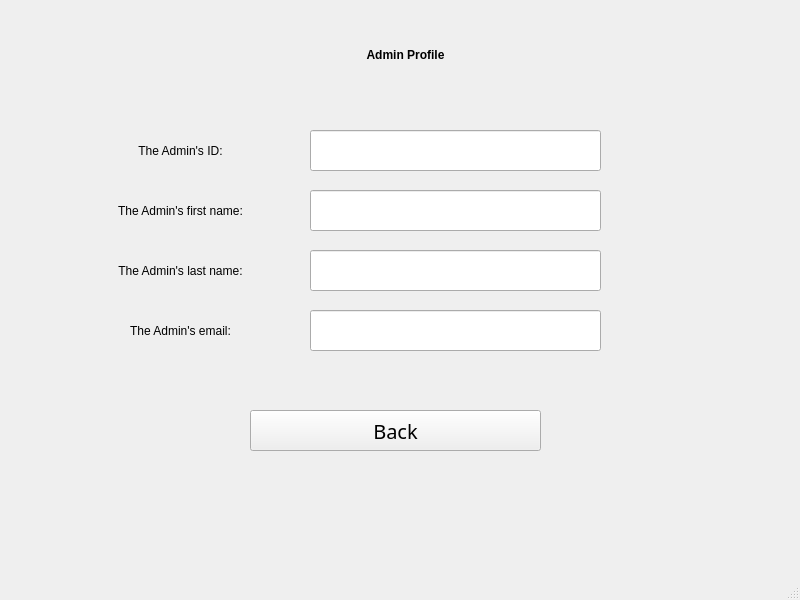
<?xml version="1.0" encoding="UTF-8"?>
<ui version="4.0">
 <class>MainWindow</class>
 <widget class="QMainWindow" name="MainWindow">
  <property name="geometry">
   <rect>
    <x>0</x>
    <y>0</y>
    <width>800</width>
    <height>600</height>
   </rect>
  </property>
  <property name="windowTitle">
   <string>MainWindow</string>
  </property>
  <widget class="QWidget" name="centralwidget">
   <widget class="QLabel" name="label">
    <property name="geometry">
     <rect>
      <x>230</x>
      <y>-10</y>
      <width>351</width>
      <height>131</height>
     </rect>
    </property>
    <property name="styleSheet">
     <string notr="true">font:36pt &quot;Rockwell&quot;</string>
    </property>
    <property name="text">
     <string>&lt;html&gt;&lt;head/&gt;&lt;body&gt;&lt;p&gt;&lt;span style=&quot; font-weight:600;&quot;&gt;Admin Profile&lt;/span&gt;&lt;/p&gt;&lt;/body&gt;&lt;/html&gt;</string>
    </property>
    <property name="alignment">
     <set>Qt::AlignCenter</set>
    </property>
   </widget>
   <widget class="QLabel" name="label_2">
    <property name="geometry">
     <rect>
      <x>70</x>
      <y>130</y>
      <width>221</width>
      <height>41</height>
     </rect>
    </property>
    <property name="styleSheet">
     <string notr="true">font:12pt &quot;Rockwell&quot;</string>
    </property>
    <property name="text">
     <string>The Admin's ID:</string>
    </property>
    <property name="alignment">
     <set>Qt::AlignCenter</set>
    </property>
   </widget>
   <widget class="QLabel" name="label_3">
    <property name="geometry">
     <rect>
      <x>70</x>
      <y>190</y>
      <width>221</width>
      <height>41</height>
     </rect>
    </property>
    <property name="styleSheet">
     <string notr="true">font:12pt &quot;Rockwell&quot;</string>
    </property>
    <property name="text">
     <string>The Admin's first name:</string>
    </property>
    <property name="alignment">
     <set>Qt::AlignCenter</set>
    </property>
   </widget>
   <widget class="QLabel" name="label_4">
    <property name="geometry">
     <rect>
      <x>70</x>
      <y>310</y>
      <width>221</width>
      <height>41</height>
     </rect>
    </property>
    <property name="styleSheet">
     <string notr="true">font:12pt &quot;Rockwell&quot;</string>
    </property>
    <property name="text">
     <string>The Admin's email:</string>
    </property>
    <property name="alignment">
     <set>Qt::AlignCenter</set>
    </property>
   </widget>
   <widget class="QLabel" name="label_5">
    <property name="geometry">
     <rect>
      <x>70</x>
      <y>250</y>
      <width>221</width>
      <height>41</height>
     </rect>
    </property>
    <property name="styleSheet">
     <string notr="true">font:12pt &quot;Rockwell&quot;</string>
    </property>
    <property name="text">
     <string>The Admin's last name:</string>
    </property>
    <property name="alignment">
     <set>Qt::AlignCenter</set>
    </property>
   </widget>
   <widget class="QLineEdit" name="lineEdit_IDNumber">
    <property name="geometry">
     <rect>
      <x>310</x>
      <y>130</y>
      <width>291</width>
      <height>41</height>
     </rect>
    </property>
    <property name="styleSheet">
     <string notr="true">font: 15pt &quot;Rockwell&quot;</string>
    </property>
    <property name="alignment">
     <set>Qt::AlignCenter</set>
    </property>
   </widget>
   <widget class="QLineEdit" name="lineEdit_FirstName">
    <property name="geometry">
     <rect>
      <x>310</x>
      <y>190</y>
      <width>291</width>
      <height>41</height>
     </rect>
    </property>
    <property name="styleSheet">
     <string notr="true">font: 15pt &quot;Rockwell&quot;</string>
    </property>
    <property name="alignment">
     <set>Qt::AlignCenter</set>
    </property>
   </widget>
   <widget class="QLineEdit" name="lineEdit_Email">
    <property name="geometry">
     <rect>
      <x>310</x>
      <y>310</y>
      <width>291</width>
      <height>41</height>
     </rect>
    </property>
    <property name="styleSheet">
     <string notr="true">font: 15pt &quot;Rockwell&quot;</string>
    </property>
    <property name="alignment">
     <set>Qt::AlignCenter</set>
    </property>
   </widget>
   <widget class="QLineEdit" name="lineEdit_LastName">
    <property name="geometry">
     <rect>
      <x>310</x>
      <y>250</y>
      <width>291</width>
      <height>41</height>
     </rect>
    </property>
    <property name="styleSheet">
     <string notr="true">font: 15pt &quot;Rockwell&quot;</string>
    </property>
    <property name="alignment">
     <set>Qt::AlignCenter</set>
    </property>
   </widget>
   <widget class="QPushButton" name="pushButton_Back">
    <property name="geometry">
     <rect>
      <x>250</x>
      <y>410</y>
      <width>291</width>
      <height>41</height>
     </rect>
    </property>
    <property name="font">
     <font>
      <family>Rockwell</family>
      <pointsize>15</pointsize>
      <weight>50</weight>
      <italic>false</italic>
      <bold>false</bold>
     </font>
    </property>
    <property name="styleSheet">
     <string notr="true">font: 15pt &quot;Rockwell&quot;</string>
    </property>
    <property name="text">
     <string>Back</string>
    </property>
   </widget>
  </widget>
  <widget class="QMenuBar" name="menubar">
   <property name="geometry">
    <rect>
     <x>0</x>
     <y>0</y>
     <width>800</width>
     <height>21</height>
    </rect>
   </property>
  </widget>
  <widget class="QStatusBar" name="statusbar"/>
 </widget>
 <resources/>
 <connections/>
</ui>
